Frame 1 (no input): blank canvas, image omitted
Frame 60 (no input): blank canvas, image omitted
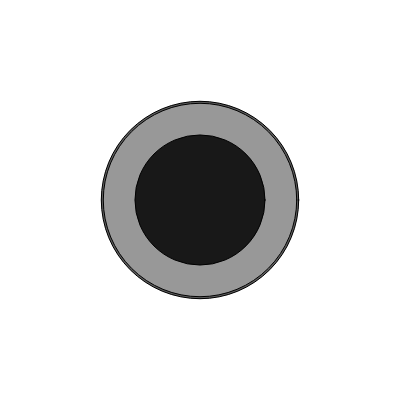
Frame 120 (the mouse pressed at the canvas centre since frame 60)

The p5.js sketch whose frames 1 and 60 were blank and that drew this single picture after the mouse press (run headless with seeded random() and noise() and a simulated clock; from frame 60 on, the mouse is pressed at the canvas centre):

// p5.js sketch
// ── sketch.js
function setup() {
  createCanvas(400, 400);
  var circleSize; //controls size of circle
  var circleColor; //controls filled color of the cicle created
}

function draw() {
  circleColor = random(random(0, 255), random(0, 255), random(0, 255)); //colors set to random for visual simulation
  circleSize = random(10, 200); //size is also random to make it interesting

  if (mouseIsPressed == true) {
    //creates circles when  mouse is clicked
    fill(circleColor);
    circle(mouseX, mouseY, circleSize); //creates circle shape
  }
}

// ── randomshape.js
function setup() {
  createCanvas(400, 400);
  var n; //number of sides of polygon
  var x; //circle x position on canvas
  var y; //circle y position
  var size; //circle size
  frameRate(1);
}

function draw() {
  background(int(mouseX), int(mouseX), int(mouseY), random(255)); //creates different background color based on mouse
  fill(random(), random(), random(), mouseX); //fills shape with random colors with alpha depending on mouse
  n = random(0, 15); //randomize shape
  x = mouseX; //spawns circle where mouse is
  y = mouseY;
  size = random(10, 150);
  if (n <= 2) { //sides of shape is less than 2 then always spawn a circle
    circle(x, y, size);
  } else { //spawns random shape
    beginShape();
    for (var i = 0; i < n; i++) {
      vertex(random(width), random(height));
    }
    endShape(CLOSE);
  }

}

// ── script.js
// Get the button:
let mybutton = document.getElementById("topbutton");

//when scrolling detected
addEventListener("scroll", (event) => {
  if (window.scrollY > 20) {
    //if scrolled pass current px
    mybutton.style.display = "block"; //displays button to go to top
  } else {
    mybutton.style.display = "none"; //if near top of screen no need to show button
  }
});

// when click scroll to the top of the document
function scrolltotop() {
  window.scrollTo({ top: 0, behavior: "smooth" });
}

//show all frames
var frames = document.getElementsByTagName("iframe");
function showall() {
  frames.forEach((element) => {
    element.style.display = "inline-block"; //display inline block
  });
}

//clears frames from main
function shownone() {
  frames.forEach((element) => {
    element.style.display = "none";
  });
}

//show frames created with math
var math = document.getElementsByClassName("math");
function showmath() {
  shownone(); //clears all frames in main before displaying so undisplay non related frames
  math.forEach((element) => {
    element.style.display = "inline-block";
  });
}

//displays frames that are representational of real life things
var rep = document.getElementsByClassName("rep");
function showrep() {
  shownone();
  rep.forEach((element) => {
    element.style.display = "inline-block";
  });
}

//displays abstract art that doesn't mean anything
var abstract = document.getElementsByClassName("abstract");
function showabstract() {
  shownone();
  abstract.forEach((element) => {
    element.style.display = "inline-block";
  });
}

// ── sketch1.js
function setup() {
  let cnv1 = createCanvas(400, 400);
  cnv1.position(0, 0);

}

function draw() {
  background(mouseX, 50, 60);
}

// ── sketch2.js
function setup() {
  let cnv = createCanvas(400, 400);
  cnv.position(400, 400);
  var circleSize; //controls size of circle
  var circleColor; //controls filled color of the cicle created
}

function draw() {
  circleColor = random(random(0, 255), random(0, 255), random(0, 255)); //colors set to random for visual simulation
  circleSize = random(10, 200); //size is also random to make it interesting

  if (mouseIsPressed == true) {
    //creates circles when  mouse is clicked
    fill(circleColor);
    circle(mouseX, mouseY, circleSize); //creates circle shape
  }
}

// ── style.css
html, body {
  margin: 0;
  padding: 0;
}

#canvasWrapper {
    align-items: center;
    display: flex;
    height: 100%;
    justify-content: center;
  }

canvas {
    position: absolute;
  }
canvas {
  display: block;
}
